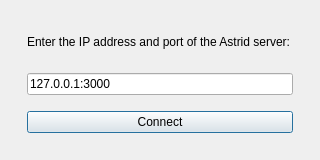
<?xml version="1.0" encoding="UTF-8"?>
<ui version="4.0">
 <class>connect_dialog</class>
 <widget class="QDialog" name="connect_dialog">
  <property name="geometry">
   <rect>
    <x>0</x>
    <y>0</y>
    <width>320</width>
    <height>160</height>
   </rect>
  </property>
  <property name="windowTitle">
   <string>Dialog</string>
  </property>
  <layout class="QVBoxLayout" name="verticalLayout_2">
   <item>
    <layout class="QVBoxLayout" name="verticalLayout">
     <property name="spacing">
      <number>16</number>
     </property>
     <property name="leftMargin">
      <number>16</number>
     </property>
     <property name="topMargin">
      <number>16</number>
     </property>
     <property name="rightMargin">
      <number>16</number>
     </property>
     <property name="bottomMargin">
      <number>16</number>
     </property>
     <item>
      <widget class="QLabel" name="label_ip">
       <property name="text">
        <string>Enter the IP address and port of the Astrid server:</string>
       </property>
      </widget>
     </item>
     <item>
      <widget class="QLineEdit" name="line_edit_ip">
       <property name="text">
        <string>127.0.0.1:3000</string>
       </property>
      </widget>
     </item>
     <item>
      <widget class="QPushButton" name="button_connect">
       <property name="text">
        <string>Connect</string>
       </property>
      </widget>
     </item>
    </layout>
   </item>
  </layout>
 </widget>
 <resources/>
 <connections/>
</ui>
